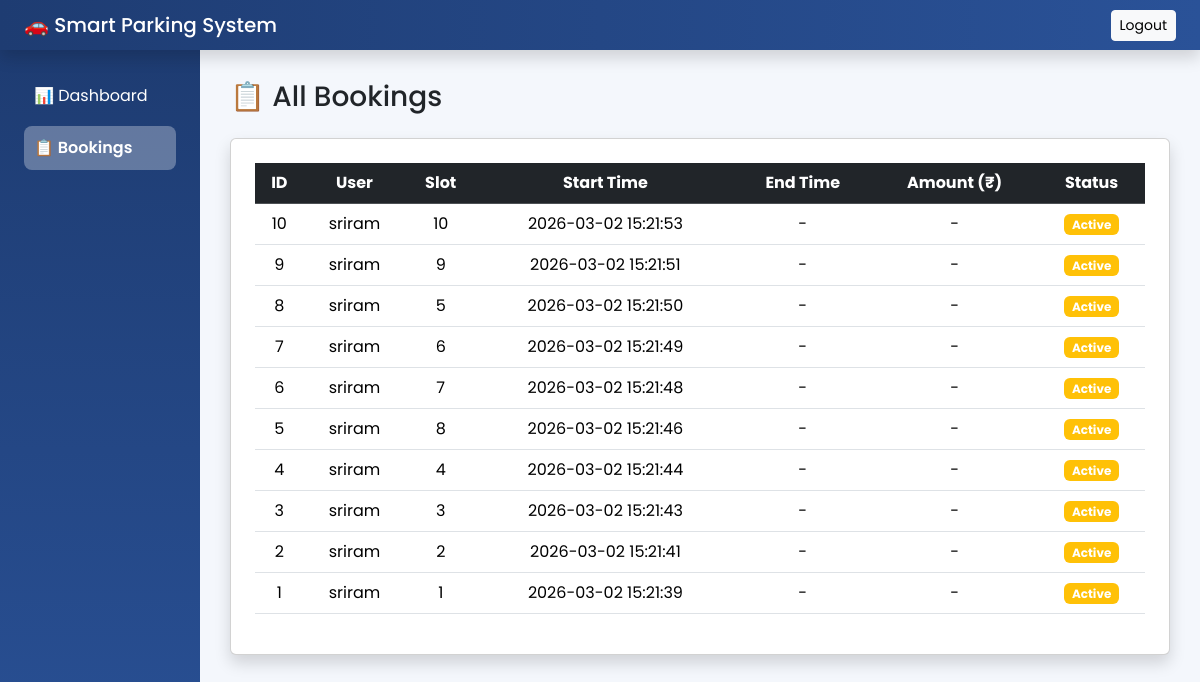
Screenshot of /admin/bookings (signed in) with the database file from the repository.
### tables this page shows
CREATE TABLE bookings(
    id INTEGER PRIMARY KEY AUTOINCREMENT,
    user_id INTEGER,
    slot_id INTEGER,
    start_time TEXT,
    end_time TEXT,
    total_amount REAL,
    status TEXT
);

CREATE TABLE users(
    id INTEGER PRIMARY KEY AUTOINCREMENT,
    name TEXT,
    email TEXT UNIQUE,
    password TEXT,
    role TEXT
);

### app.py (the view)
@app.route('/admin/bookings')
def admin_bookings():
    if session.get('role') != 'admin':
        return redirect('/login')
    conn = connect_db()
    cur = conn.cursor()
    cur.execute("""
    SELECT bookings.*, users.name
    FROM bookings
    JOIN users ON bookings.user_id = users.id
    ORDER BY bookings.id DESC
    """)
    bookings = cur.fetchall()
    conn.close()
    return render_template("admin_bookings.html", bookings=bookings)

### app.py (called while the page is built)
def connect_db():
    conn = sqlite3.connect("parking.db")
    conn.row_factory = sqlite3.Row
    return conn

### templates/admin_bookings.html
{% extends "layout.html" %}
{% block content %}
<h3 class="mb-4">📋 All Bookings</h3>
<div class="card shadow p-4">
<table class="table table-hover text-center">
    <thead class="table-dark">
        <tr>
            <th>ID</th>
            <th>User</th>
            <th>Slot</th>
            <th>Start Time</th>
            <th>End Time</th>
            <th>Amount (₹)</th>
            <th>Status</th>
        </tr>
    </thead>
    <tbody>
        {% for b in bookings %}
        <tr>
            <td>{{ b['id'] }}</td>
            <td>{{ b['name'] }}</td>
            <td>{{ b['slot_id'] }}</td>
            <td>{{ b['start_time'] }}</td>
            <td>{{ b['end_time'] or '-' }}</td>
            <td>{{ b['total_amount'] or '-' }}</td>
            <td>
                {% if b['status'] == 'Active' %}
                    <span class="badge bg-warning">Active</span>
                {% else %}
                    <span class="badge bg-success">Completed</span>
                {% endif %}
            </td>
        </tr>
        {% endfor %}
    </tbody>
</table>
</div>
{% endblock %}

### templates/layout.html (shortened to what this page needs)
<!DOCTYPE html>
<html>
<head>
    <link href="https://cdn.jsdelivr.net/npm/bootstrap@5.3.2/dist/css/bootstrap.min.css" rel="stylesheet">
</head>
<body>
<nav class="navbar navbar-dark px-4 shadow">
    <span class="navbar-brand h4 mb-0">🚗 Smart Parking System</span>
    {% if session.get('role') %}
        <a href="/logout" class="btn btn-light btn-sm">Logout</a>
    {% endif %}
</nav>
<div class="container-fluid">
    <div class="row">
        {% if session.get('role') %}
            <div class="col-md-2 sidebar p-4">
                <ul class="nav flex-column">
                    {% if session.get('role') == 'admin' %}
                        <li>
                            <a class="nav-link {% if request.path == '/admin/dashboard' %}active{% endif %}"
                               href="/admin/dashboard">📊 Dashboard</a>
                        </li>
                        <li>
                            <a class="nav-link {% if request.path == '/admin/bookings' %}active{% endif %}"
                               href="/admin/bookings">📋 Bookings</a>
                        </li>
                    {% endif %}
                </ul>
            </div>
        {% endif %}
        <div class="{% if session.get('role') %}col-md-10{% else %}col-md-12{% endif %} main-content">
            {% block content %}{% endblock %}
        </div>
    </div>
</div>
</body>
</html>

### templates/layout.html (style rules this page uses)
body { font-family: 'Poppins', sans-serif; background-color: #f4f7fc; }
.navbar { background: linear-gradient(90deg, #1e3c72, #2a5298); }
.sidebar { background: linear-gradient(180deg, #1e3c72, #2a5298); min-height: 100vh; color: white; }
.sidebar .nav-link { color: white; border-radius: 8px; margin-bottom: 8px; padding: 10px; }
.sidebar .active { background-color: rgba(255,255,255,0.3) !important; font-weight: 600; }
.main-content { padding: 30px; }

### rows the page displays
bookings: id "10", name "sriram", slot_id "10", start_time "2026-03-02 15:21:53", b "-", status "Active"
bookings: id "9", name "sriram", slot_id "9", start_time "2026-03-02 15:21:51", b "-", status "Active"
bookings: id "8", name "sriram", slot_id "5", start_time "2026-03-02 15:21:50", b "-", status "Active"
bookings: id "7", name "sriram", slot_id "6", start_time "2026-03-02 15:21:49", b "-", status "Active"
bookings: id "6", name "sriram", slot_id "7", start_time "2026-03-02 15:21:48", b "-", status "Active"
bookings: id "5", name "sriram", slot_id "8", start_time "2026-03-02 15:21:46", b "-", status "Active"
bookings: id "4", name "sriram", slot_id "4", start_time "2026-03-02 15:21:44", b "-", status "Active"
bookings: id "3", name "sriram", slot_id "3", start_time "2026-03-02 15:21:43", b "-", status "Active"
bookings: id "2", name "sriram", slot_id "2", start_time "2026-03-02 15:21:41", b "-", status "Active"
bookings: id "1", name "sriram", slot_id "1", start_time "2026-03-02 15:21:39", b "-", status "Active"
